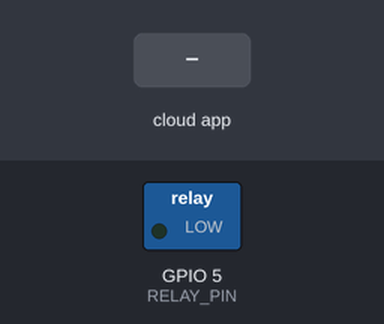
Recording of a program running on a simulated ESP32. Parts: switched loads named in the program (green lamp = pin HIGH). The inputs (shaded band) are chosen by the test bench.

Above: at 1.2 s.
1.3 s: the phone or cloud app sets relay to 1
At 2.2 s:
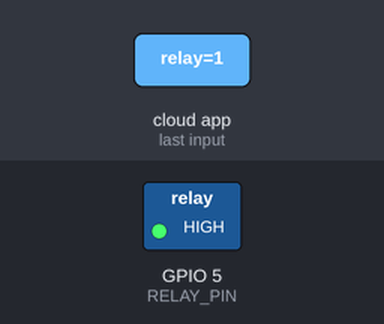
2.8 s: the phone or cloud app sets relay to 0
At 3.3 s:
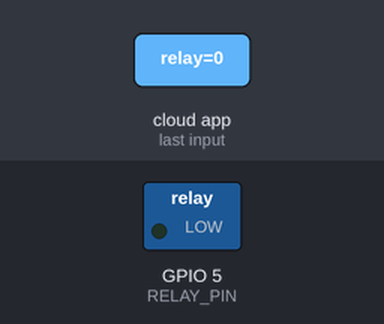
Timing chart, 0 to 5.8 s (numbered marks = the images above; inputs shaded):
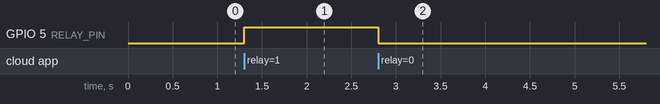

Measured:
- after the input at 1.3 s, GPIO 5 (RELAY_PIN): LOW → HIGH at once
- after the input at 2.8 s, GPIO 5 (RELAY_PIN): HIGH → LOW at once

The program:

main.cpp
```cpp
#include <ThingerESP32.h>
#include <DHT.h>

// Configurações do WiFi
#define USER_SSID "JAGUSKI"
#define USER_PASSWORD "15072004"

// Configurações do Thinger.io
#define THINGER_USERNAME "patrickjaguski"
#define THINGER_DEVICE_ID "ESP32_Monitor"
#define THINGER_DEVICE_CREDENTIAL "ybNSF@eqrpbsv_J&"

// Configuração do sensor DHT22
#define DHTPIN 4
#define DHTTYPE DHT22
DHT dht(DHTPIN, DHTTYPE);

// Configuração do relé
#define RELAY_PIN 5

// Configuração do Thinger.io
ThingerESP32 thing(THINGER_USERNAME, THINGER_DEVICE_ID, THINGER_DEVICE_CREDENTIAL);

void setup() {
    Serial.begin(115200);
    dht.begin();
    pinMode(RELAY_PIN, OUTPUT);

    // Configuração do WiFi no Thinger.io
    thing.add_wifi(USER_SSID, USER_PASSWORD);

    // Adicionar recurso para monitorar temperatura
    thing["temperature"] >> [](pson &out) {
        out = dht.readTemperature();
    };

    // Adicionar recurso para monitorar umidade
    thing["humidity"] >> [](pson &out) {
        out = dht.readHumidity();
    };

    // Adicionar recurso para controlar o relé
    thing["relay"] << [](pson &in) {
        digitalWrite(RELAY_PIN, in ? HIGH : LOW);
    };
}

void loop() {
    thing.handle();
}
```
